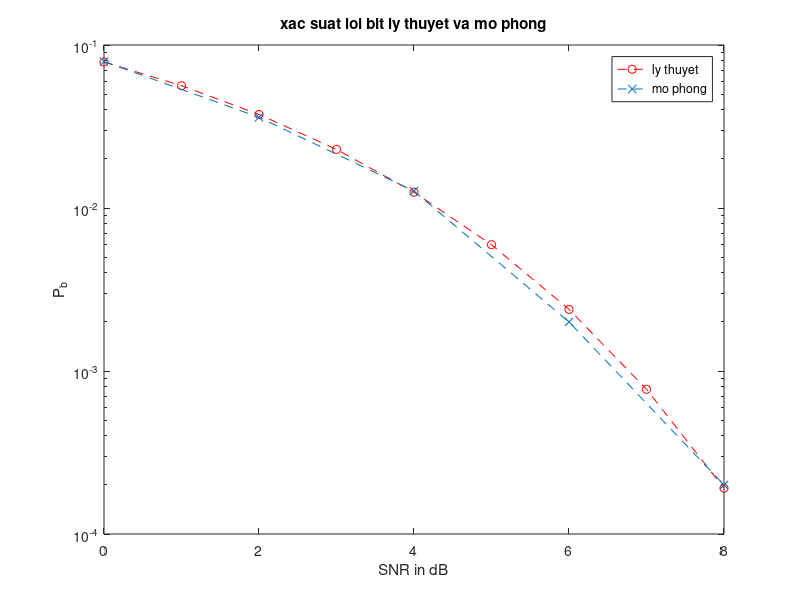

This chart was generated by the following MATLAB code:
clear;
snr_db=0:8;

snr_db_simulation=0:2:8;

for i=1:length(snr_db)
        snr(i)=10^(snr_db(i)/10);
        gamma_b(i)=snr(i);
        p_b(i)=erfc(sqrt(2*gamma_b(i))/sqrt(2))/2;
end
semilogy(snr_db,p_b,'ro--')
hold on
load bai5 c BEP;
semilogy(snr_db_simulation,BEP,'x--')
title('xac suat loi bit ly thuyet va mo phong');
xlabel('SNR in dB');
ylabel('P_b');
legend('ly thuyet','mo phong');
hold off
        